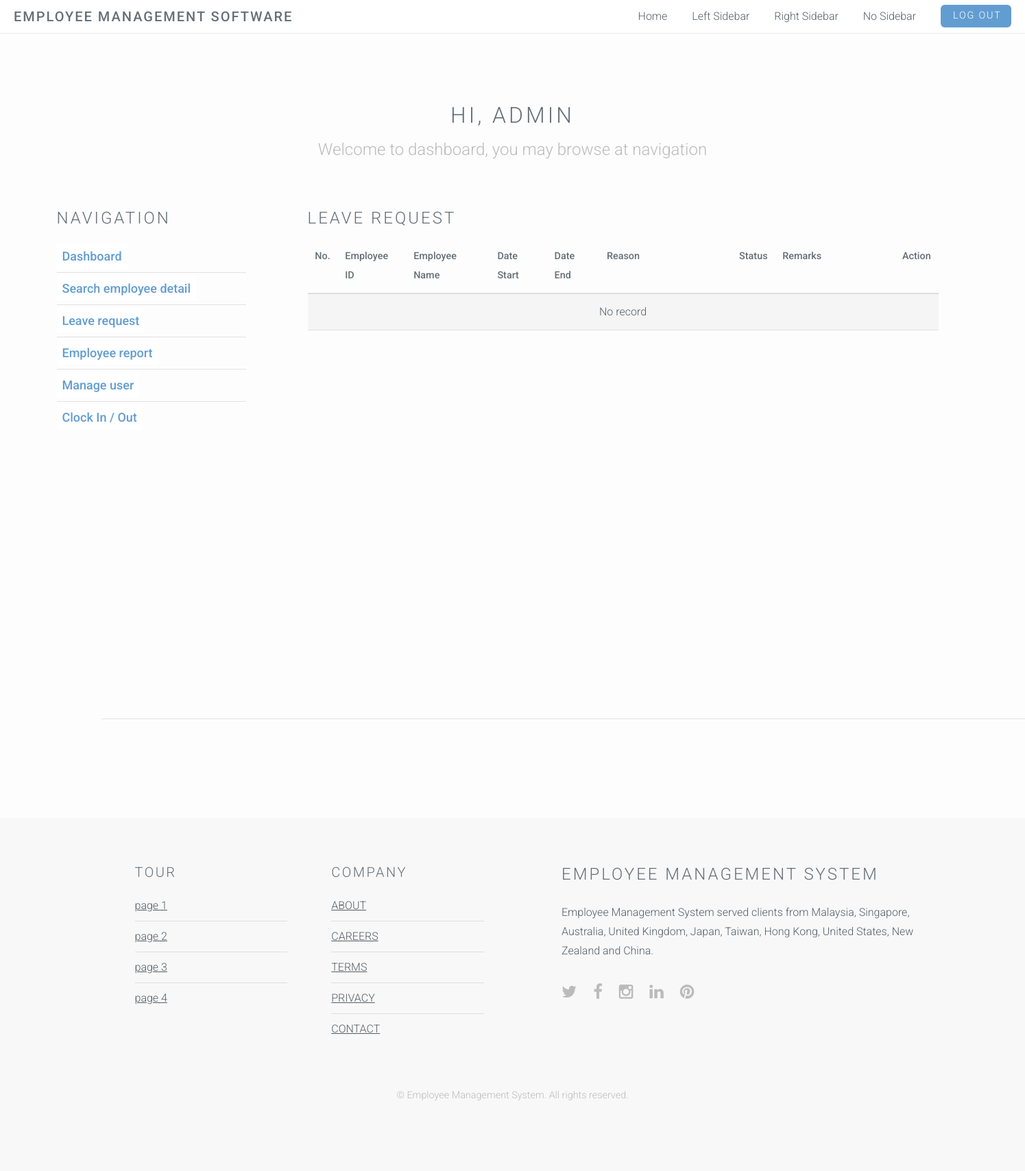
The app's page /website-source-code/admin-leaveRequest.php, older data.
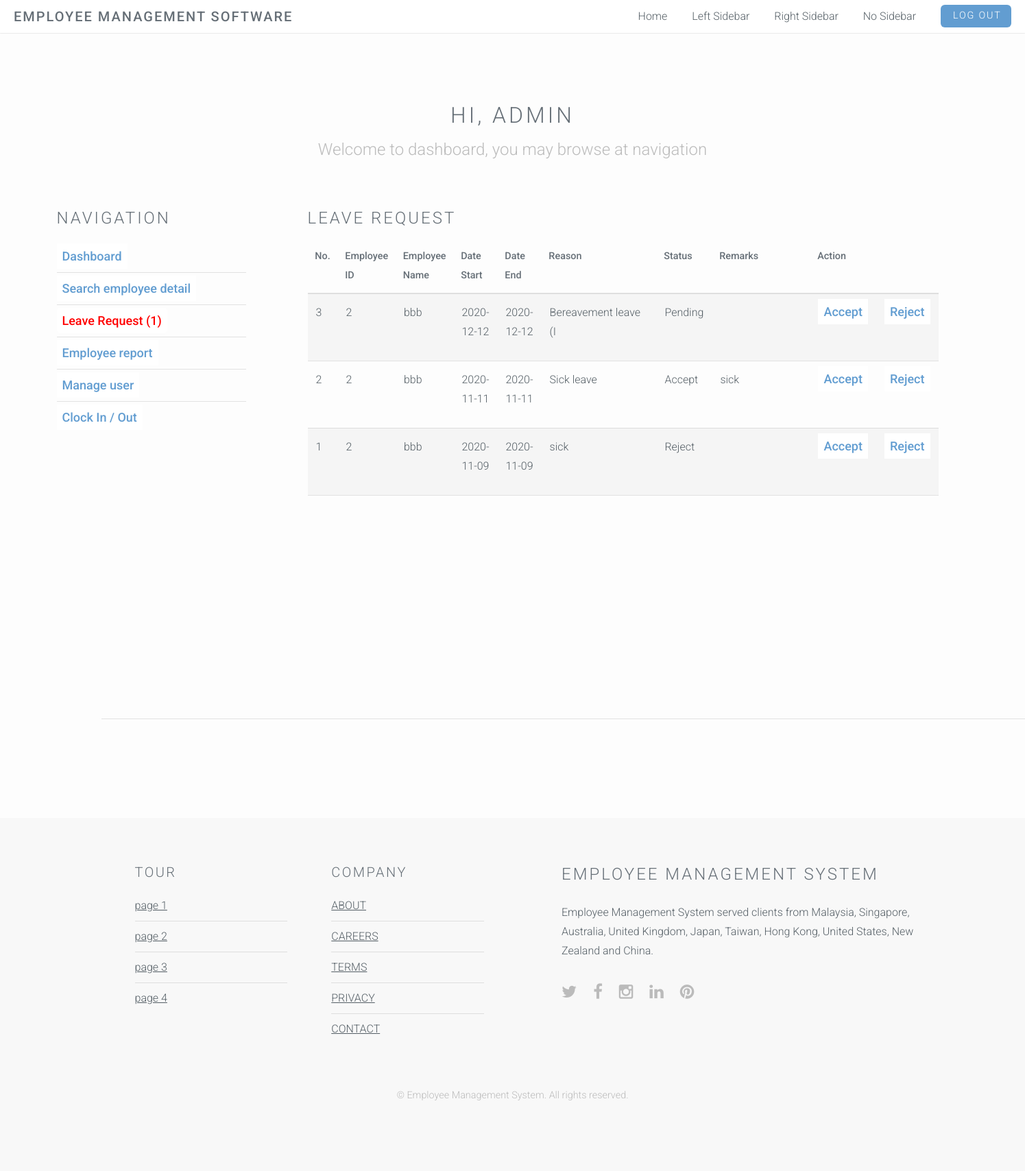
The same page, newer data.
### tables this page shows
CREATE TABLE `leaveapplication` (
  `ID` int(10) NOT NULL,
  `employeeID` int(10) NOT NULL,
  `reason` varchar(20) NOT NULL,
  `dateRequest_start` date NOT NULL,
  `dateRequest_end` date NOT NULL,
  `approval` varchar(10) NOT NULL,
  `remark` varchar(20) NOT NULL
);

CREATE TABLE `employeeinfo` (
  `ID` int(10) NOT NULL,
  `name` varchar(25) DEFAULT NULL,
  `gender` varchar(10) DEFAULT NULL,
  `position` varchar(20) DEFAULT NULL,
  `height` int(10) DEFAULT NULL,
  `phone` varchar(30) DEFAULT NULL,
  `email` varchar(20) DEFAULT NULL,
  `address` varchar(20) DEFAULT NULL,
  `payroll` int(10) DEFAULT NULL,
  `work_start_time` time NOT NULL,
  `work_end_time` time NOT NULL,
  `rest_time` varchar(20) NOT NULL,
  `weekend_work` tinyint(1) NOT NULL
);

### website-source-code/admin-leaveRequest.php (the view, shortened to what this page needs)
<!DOCTYPE html>
<html>
<head>
</head>
<body id="top">
    <?php include("navbar_top.php") ?>
    <section id="main" class="wrapper style1">
        <header class="major">
            <h2>Hi, <?php echo $_SESSION["name"]; ?> Admin</h2>
            <p>Welcome to dashboard, you may browse at navigation</p>
        </header>
        <div class="container">
            <div class="container-admin-dashboard">
                <div class="row-admin-dashboard">
                    <div class="navigation-admin-dashboard">
                        <?php include("admin-navigation.php") ?>
                    </div>
                    <div class="8u skel-cell-important">
                        <section>
                            <h2>Leave Request</h2>
                            <div class="leaverequest-table-div">
                                <table class="tg">
                                    <thead>
                                        <tr>
                                            <th class="tg-0pky">No.</th>
                                            <th class="tg-0lax">Employee ID</th>
                                            <th class="tg-0lax">Employee Name</th>
                                            <th class="tg-0lax">Date Start</th>
                                            <th class="tg-0lax">Date End</th>
                                            <th class="tg-00ax">Reason</th>
                                            <th class="tg-0lax">Status</th>
                                            <th class="tg-0laa">Remarks</th>
                                            <th class="tg-0lax">Action</th>
                                        </tr>
                                    </thead>
                                    <tbody>
                                    <?php
                                        require_once("dbcon.php");
                                        $query = "SELECT `leaveapplication`.`ID`, `leaveapplication`.`employeeID`, `employeeinfo`.`name`, `leaveapplication`.`reason`, `leaveapplication`.`dateRequest_start`, `leaveapplication`.`dateRequest_end`, `leaveapplication`.`approval`, `leaveapplication`.`remark` FROM `leaveapplication`
                                        INNER JOIN `employeeinfo` ON `leaveapplication`.`employeeID` = `employeeinfo`.`ID`
                                        ORDER BY CASE WHEN `approval` LIKE 'Pending' then 0 else 1 end, `approval` ASC";
                                        $result = $con->query($query);
                                        if(!$result || $result->num_rows == 0){
                                            echo "<tr><td colspan='9' align='center'>No record</td></tr>";
                                        } else {
                                            while($row = $result->fetch_assoc()){
                                                echo "<tr>
                                                <td class=\"tg-0lax\">".$row["ID"]."</td>
                                                <td class=\"tg-0lax\">".$row["employeeID"]."</td>
                                                <td class=\"tg-0lax\">".$row["name"]."</td>
                                                <td class=\"tg-0lax\">".$row["dateRequest_start"]."</td>
                                                <td class=\"tg-0lax\">".$row["dateRequest_end"]."</td>
                                                <td class=\"tg-00ax\">".$row["reason"]."</td>";
                                                if($row["approval"] == NULL || $row["approval"] == ""){
                                                    echo "<td class=\"tg-0lax\">Pending</td>";
                                                } else {
                                                    echo "<td class=\"tg-0lax\">".$row["approval"]."</td>";
                                                }
                                                echo "<td class=\"tg-0lax\">".$row["remark"]."</td>
                                                <td class=\"tg-0lax\">
                                                    <ul class=\"alt navigation-admin\">
                                                        <li><a href=\"admin-leaveRequestProcess.php?id=".$row["ID"]."&approval=Accept\">Accept</a></li>
                                                    </ul>
                                                </td>
                                                <td class=\"tg-0lax\">
                                                    <ul class=\"alt navigation-admin\">
                                                        <li><a href=\"admin-leaveRequestProcess.php?id=".$row["ID"]."&approval=Reject\">Reject</a></li>
                                                    </ul>
                                                </td>
                                                </tr>";
                                            }
                                        }
                                    ?>
                                    </tbody>
                                </table>
                            </div>
                        </section>
                    </div>
                </div>
                <hr class="major" />
            </div>
        </div>
    </section>
    <?php include("footer.php") ?>
</body>
</html>

### website-source-code/navbar_top.php
<header id="header" class="skel-layers-fixed">
      <h1><a href="index.php">EMPLOYEE MANAGEMENT SOFTWARE</a></h1>
      <nav id="nav">
        <ul>
          <li><a href="index.php">Home</a></li>
          <li><a href="testing-user-dashboard.php">Left Sidebar</a></li>
          <li><a href="template-right-sidebar.html">Right Sidebar</a></li>
          <li><a href="template-no-sidebar.html">No Sidebar</a></li>
          <?php
          if(!isset($_COOKIE["PHPSESSID"])){
            echo "<li><a href=\"login.php\" class=\"button special\">Log In</a></li>";
          } else {
            echo "<li><a href=\"logout_process.php\" class=\"button special\">Log Out</a></li>";
          }
          ?>
        </ul>
      </nav>
    </header>

### website-source-code/admin-navigation.php (shortened to what this page needs)
<section>
    <h2>Navigation</h2>
    <ul class="alt navigation-admin">
        <li><a href="admin-dashboard.php">Dashboard</a></li>
        <li><a href="admin-searchEmpDetail.php">Search employee detail</a></li>
        <?php
            require("dbcon.php");
            $count = 0;
            $query = "SELECT * FROM `leaveapplication`";
            $result = $con->query($query);
            if(!$result || $result->num_rows == 0){
                echo "<li><a href=\"admin-leaveRequest.php\">Leave request</a></li>";
            } else {
                while($row = $result->fetch_assoc()){
                    if($row["approval"] == NULL || $row["approval"] == "" || $row["approval"] == "Pending"){
                        $count = $count + 1;
                    }
                }
                if($count == 0){
                    echo "<li><a href=\"admin-leaveRequest.php\">Leave Request</a></li>";
                } else {
                    echo "<li><a href=\"admin-leaveRequest.php\" class=\"leaverequest\">Leave Request ($count)</a></li>";
                }
            }
        ?>
        <li><a href="admin-employeeReport.php">Employee report</a></li>
        <li><a href="admin-manageUser.php">Manage user</a></li>
        <li><a href="admin-attendance.php">Clock In / Out</a></li>
    </ul>
</section>

### website-source-code/footer.php
<footer id="footer">
      <div class="container">
        <div class="row double">
          <div class="6u">
            <div class="row collapse-at-2">
              <div class="6u">
                <h3>TOUR</h3>
                <ul class="alt">
                  <li><a href="#">page 1</a></li>
                  <li><a href="#">page 2</a></li>
                  <li><a href="#">page 3</a></li>
                  <li><a href="#">page 4</a></li>
                </ul>
              </div>
              <div class="6u">
                <h3>COMPANY</h3>
                <ul class="alt">
                  <li><a href="#">ABOUT</a></li>
                  <li><a href="#">CAREERS</a></li>
                  <li><a href="#">TERMS</a></li>
                  <li><a href="#">PRIVACY</a></li>
                  <li><a href="#">CONTACT</a></li>
                </ul>
              </div>
            </div>
          </div>
          <div class="6u">
            <h2>Employee Management System</h2>
            <p>
              Employee Management System served clients from Malaysia, Singapore, Australia, United Kingdom, Japan, Taiwan, Hong Kong, United States, New Zealand and China.
            </p>
            <ul class="icons">
              <li>
                <a href="#" class="icon fa-twitter"
                  ><span class="label">Twitter</span></a
                >
              </li>
              <li>
                <a href="#" class="icon fa-facebook"
                  ><span class="label">Facebook</span></a
                >
              </li>
              <li>
                <a href="#" class="icon fa-instagram"
                  ><span class="label">Instagram</span></a
                >
              </li>
              <li>
                <a href="#" class="icon fa-linkedin"
                  ><span class="label">LinkedIn</span></a
                >
              </li>
              <li>
                <a href="#" class="icon fa-pinterest"
                  ><span class="label">Pinterest</span></a
                >
              </li>
            </ul>
          </div>
        </div>
        <ul class="copyright">
          <li>&copy; Employee Management System. All rights reserved.</li>
        </ul>
      </div>
    </footer>

### website-source-code/css/style-xlarge.css (style rules this page uses)
body, input, select, textarea { font-size: 12pt; }

### website-source-code/admin-leaveRequest.php (style rules this page uses)
.navigation-admin a:link { text-decoration: none; background-color: rgb(255, 255, 255); padding: 8px; }
.leaverequest-table-div { border-width: 4px; height: 41em; }
.tg-0laa { width: 19%; }
.tg-00ax { width: 21%; }

### website-source-code/admin-navigation.php (style rules this page uses)
.leaverequest { background-color: rgb(255, 170, 170); border-radius: 5px; color: red; }

Row changes from the older to the newer data that the page shows:
added leaveapplication: ID "3", employeeID "2", employeeID.name "bbb", dateRequest_start "2020-12-12", dateRequest_end "2020-12-12", reason "Bereavement leave (I", approval "Pending"
added leaveapplication: ID "2", employeeID "2", employeeID.name "bbb", dateRequest_start "2020-11-11", dateRequest_end "2020-11-11", reason "Sick leave", approval "Accept", remark "sick"
added leaveapplication: ID "1", employeeID "2", employeeID.name "bbb", dateRequest_start "2020-11-09", dateRequest_end "2020-11-09", reason "sick", approval "Reject"
Text that changed along with them:
$count: (not shown) → "1"
text no longer shown: "Leave request No record"
text now shown: "Leave Request ( )"
